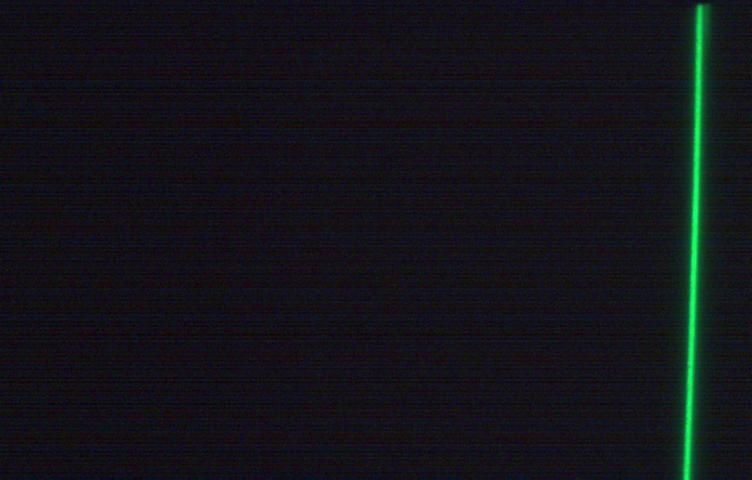
%> input picture IMAGES/calibration1.jpg, 752 x 480 px
$ octave main.m   (GNU Octave 9; MATLAB toolbox functions it lacks are replaced by stand-ins)
%> lines starting %> are read from the running program, lines starting %| are printed output that depends on the picture; in (x1, y1, x2, y2) boxes, pixels count from 0 and x2, y2 are one past the last pixel; in counts of white or black regions, pixels touching at a corner belong together; the program's own positions count from 1
### laser_distance.m
function distance = laser_distance(img1_path, img2_path)
%> called with img1_path = 'calibration1.jpg', img2_path = 'calibration2.jpg'

    % Chargement des images contenant les lignes de laser
    img1 = imread(img1_path);
%> img1 is the input picture: size 480x752x3 uint8; mean R, G, B 19.1, 19.7, 24.5
    img2 = imread(img2_path);
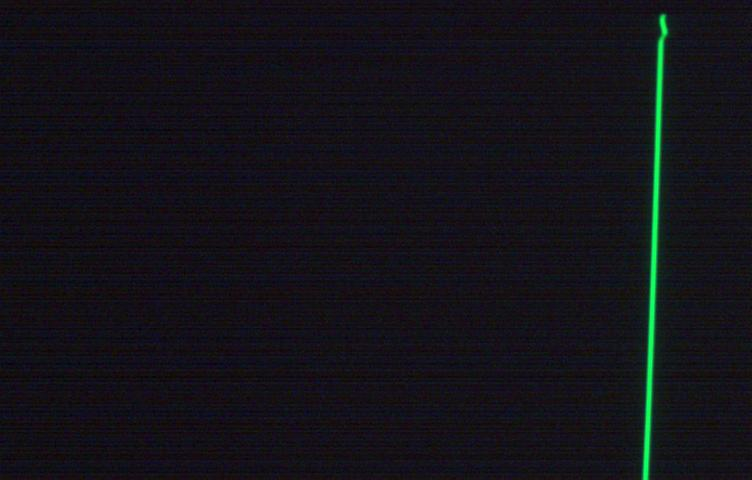
%> input picture IMAGES/calibration2.jpg, 752 x 480 px
%> img2 is the input picture: size 480x752x3 uint8; mean R, G, B 19.3, 18.5, 24

    % Convertion des images en niveaux de gris
    img1_gray = rgb2gray(img1);
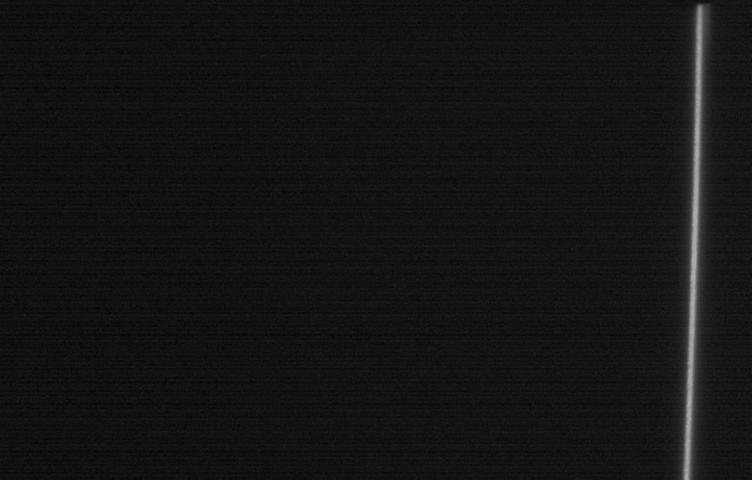
%> img1_gray: size 480x752 uint8; min 3, max 174, mean 20.1
    img2_gray = rgb2gray(img2);

    % Convertion des images en images binaires en utilisant un seuil de luminosité
    img1_bw = imbinarize(img1_gray, 0.5);
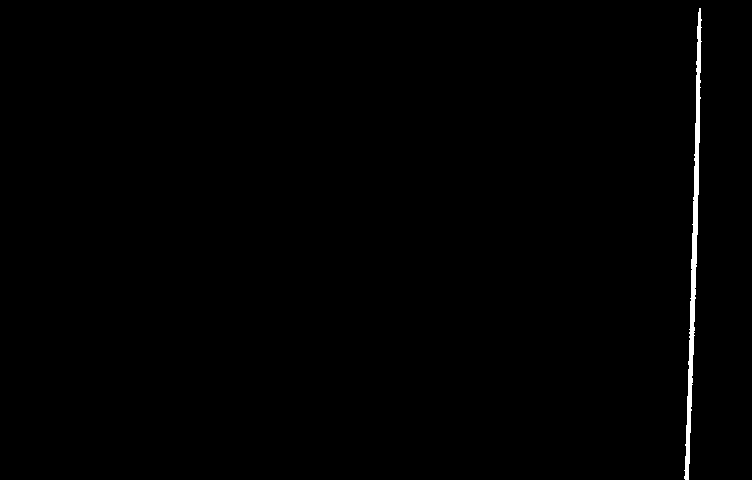
%> img1_bw: size 480x752 logical; 0.59% white; 1 white region, box (x1, y1, x2, y2) and area: (684, 8, 702, 480) 2140
    img2_bw = imbinarize(img2_gray, 0.5);
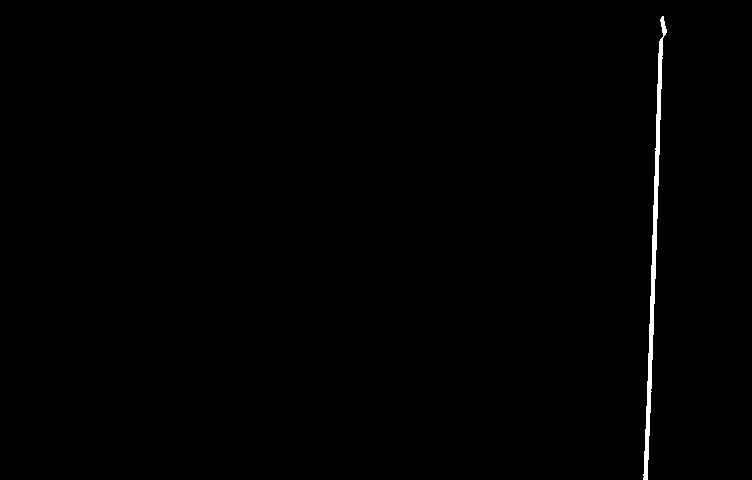
%> img2_bw: size 480x752 logical; 0.55% white; 1 white region, box (x1, y1, x2, y2) and area: (643, 16, 667, 480) 1983

    % Extraction des propriétés des régions blanches de l'image binaire
    img1_props = regionprops(img1_bw, 'Centroid');
%> img1_props = 1 region; Centroid: [694.5 249.8]
    img2_props = regionprops(img2_bw, 'Centroid');
%> img2_props = 1 region; Centroid: [654.6 252.1]

    % Récupération des positions de la ligne de laser dans les deux images
    laser_pos1 = img1_props.Centroid;
%> laser_pos1 = [694.5 249.8]
    laser_pos2 = img2_props.Centroid;
%> laser_pos2 = [654.6 252.1]

    % Calcul de la distance euclidienne entre les positions de la ligne de laser dans les deux images
    distance = pdist2(laser_pos1, laser_pos2);
%> distance = 40.02

end

### main.m
clear all, close all

%% Etalonnage

laser_distance('calibration1.jpg', 'calibration2.jpg');

%% Réalisation du nuage de points

% Chargement des 63 images
images = cell(1, 63);
for i = 1:63
%> (the run ends here)
